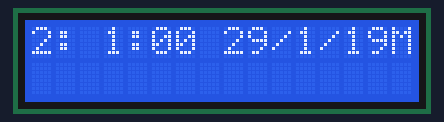
The sketch below on a simulated Arduino Uno, built with avr-gcc and run on an emulated ATmega328P. Shown: 16×2 character LCD. Wiring (inferred from the names in the program): DS3231 clock at I2C address 0x68. The local clock reads 2024-03-15 10:24:30 at power-on unless the sketch sets it; what the sketch prints to the serial monitor is not drawn.

Above: at 0.1 s.
At 4.2 s:
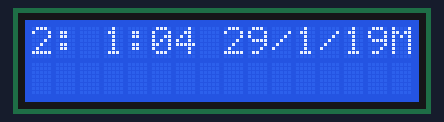
At 9.4 s:
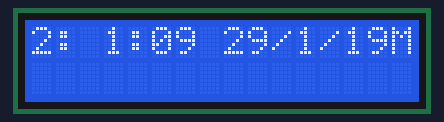
At 18.6 s:
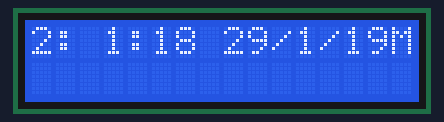
At 27.8 s:
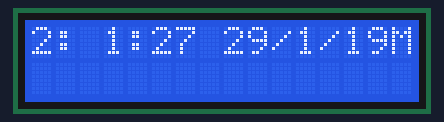
At 38.1 s:
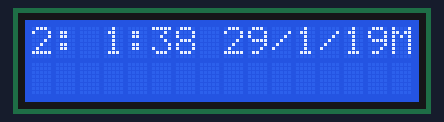

The sketch:

clock.ino
```cpp
#include "Wire.h"
#define DS3231_I2C_ADDRESS 0x68
#include <LiquidCrystal_I2C.h>
LiquidCrystal_I2C lcd(0x27,16,2);
// Convert normal decimal numbers to binary coded decimal
byte decToBcd(byte val){
  return( (val/10*16) + (val%10) );
}
// Convert binary coded decimal to normal decimal numbers
byte bcdToDec(byte val){
  return( (val/16*10) + (val%16) );
}
void setup(){
  Wire.begin();
  Serial.begin(9600);
  // set the initial time here:
  // DS3231 seconds, minutes, hours, day, date, month, year
  setDS3231time(0,18,20,2,29,1,19);
  lcd.init(); //initialize the lcd
  lcd.backlight(); //open the backlight
}
void setDS3231time(byte second, byte minute, byte hour, byte dayOfWeek, byte
dayOfMonth, byte month, byte year){
  // sets time and date data to DS3231
  Wire.beginTransmission(DS3231_I2C_ADDRESS);
  Wire.write(0); // set next input to start at the seconds register
  Wire.write(decToBcd(second)); // set seconds
  Wire.write(decToBcd(minute)); // set minutes
  Wire.write(decToBcd(hour)); // set hours
  Wire.write(decToBcd(dayOfWeek)); // set day of week (1=Sunday, 7=Saturday)
  Wire.write(decToBcd(dayOfMonth)); // set date (1 to 31)
  Wire.write(decToBcd(month)); // set month
  Wire.write(decToBcd(year)); // set year (0 to 99)
  Wire.endTransmission();
}
void readDS3231time(byte *second,
byte *minute,
byte *hour,
byte *dayOfWeek,
byte *dayOfMonth,
byte *month,
byte *year){
  Wire.beginTransmission(DS3231_I2C_ADDRESS);
  Wire.write(0); // set DS3231 register pointer to 00h
  Wire.endTransmission();
  Wire.requestFrom(DS3231_I2C_ADDRESS, 7);
  // request seven bytes of data from DS3231 starting from register 00h
  *second = bcdToDec(Wire.read() & 0x7f);
  *minute = bcdToDec(Wire.read());
  *hour = bcdToDec(Wire.read() & 0x3f);
  *dayOfWeek = bcdToDec(Wire.read());
  *dayOfMonth = bcdToDec(Wire.read());
  *month = bcdToDec(Wire.read());
  *year = bcdToDec(Wire.read());
}
void displayTime(){
  byte second, minute, hour, dayOfWeek, dayOfMonth, month, year;
  // retrieve data from DS3231
  readDS3231time(&second, &minute, &hour, &dayOfWeek, &dayOfMonth, &month,
  &year);
  lcd.setCursor(0,0);
  lcd.print(hour,DEC);
  // send it to the serial monitor
  Serial.print(hour, DEC);
  // convert the byte variable to a decimal number when displayed
  lcd.setCursor(1,0);
  Serial.print(":");
  lcd.print(":");
  if (minute<10){
    Serial.print("0");

    lcd.print("0");
  }
  Serial.print(minute, DEC);
  Serial.print(":");
  lcd.setCursor(3,0);
  lcd.print(minute, DEC);
  lcd.setCursor(4,0);
  lcd.print(":");
  if (second<10){
    Serial.print("0");
    lcd.print("0");
  }
  Serial.print(second, DEC);
  Serial.print(" ");
  lcd.print(second,DEC);
  lcd.print(" ");
  Serial.print(dayOfMonth, DEC);
  Serial.print("/");
  lcd.print(dayOfMonth,DEC);
  lcd.print("/");
  Serial.print(month, DEC);
  Serial.print("/");
  lcd.print(month,DEC);
  lcd.print("/");
  Serial.print(year, DEC);
  lcd.print(year,DEC);
  Serial.print(" Day of week: ");
  switch(dayOfWeek){
  case 1:
    Serial.println("Sunday");
    lcd.print("Sunday");
    break;
  case 2:
    Serial.println("Monday");
    lcd.print("Monday");
    break;
  case 3:
    Serial.println("Tuesday");
    lcd.print("Tuesday");
    break;
  case 4:
    Serial.println("Wednesday");
    lcd.print("Wednesday");
    break;
  case 5:
    Serial.println("Thursday");
    lcd.print("Thursday");
    break;
  case 6:
    Serial.println("Friday");
    lcd.print("Friday");
    break;
  case 7:
    Serial.println("Saturday");
    lcd.print("Saturday");
    break;
  }
}
void loop(){
  displayTime(); // display the real-time clock data on the Serial Monitor,
  delay(1000); // every second
}
```

Measured:
- what the display in image 1 shows lasts 1.0 s, from 4.2 s to 5.2 s
